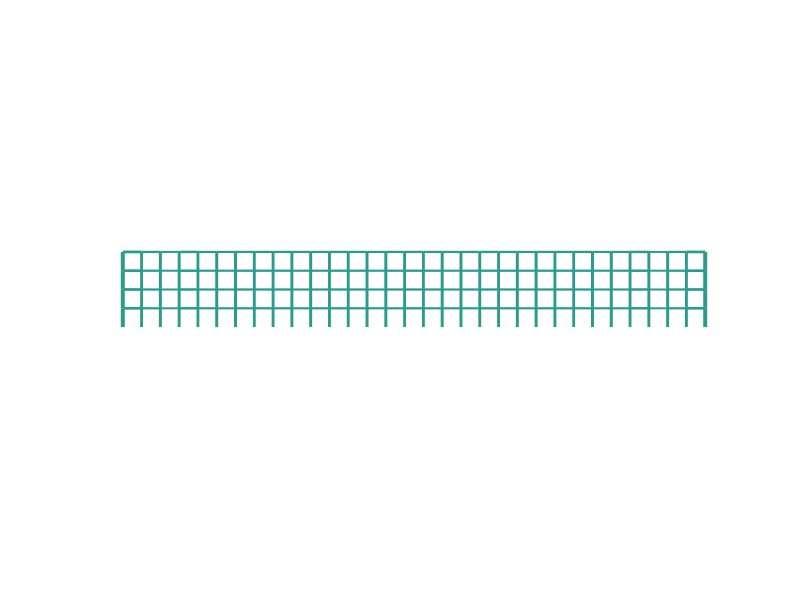

Recreate this plot in MATLAB.
% below data maybe b+b^dag need more check
x=[ -0.288063 -0.287986 -0.287987 -0.287938 -0.198321 -0.198268 -0.198032 -0.197763 -0.20483 -0.204836 -0.204903 -0.204795 -0.164254 -0.164074 -0.163871 -0.163814 -0.215809 -0.215954 -0.216243 -0.215969 -0.145562 -0.145485 -0.145252 -0.145181 -0.209845 -0.209961 -0.210198 -0.20993 -0.179454 -0.179268 -0.179177 -0.179144 -0.20366 -0.203559 -0.203332 -0.203327 -0.157317 -0.157075 -0.15743 -0.157577 -0.216804 -0.216583 -0.216241 -0.216328 -0.154992 -0.154833 -0.154854 -0.154858 -0.215251 -0.215416 -0.215718 -0.215432 -0.163977 -0.163895 -0.163503 -0.163385 -0.206879 -0.207118 -0.207416 -0.207121 -0.164386 -0.16421 -0.164196 -0.164224 -0.20772 -0.207564 -0.207236 -0.20729 -0.162401 -0.162128 -0.162516 -0.162642 -0.214887 -0.214703 -0.214353 -0.21445 -0.156142 -0.155988 -0.156004 -0.156025 -0.21554 -0.215728 -0.215995 -0.215742 -0.160114 -0.16004 -0.159666 -0.159569 -0.207694 -0.207926 -0.208213 -0.207922 -0.166922 -0.166731 -0.166705 -0.166717 -0.207167 -0.207047 -0.206721 -0.206781 -0.161201 -0.160941 -0.161322 -0.161458 -0.215316 -0.215131 -0.214768 -0.214876 -0.155824 -0.155667 -0.155691 -0.155715 -0.215497 -0.215682 -0.21595 -0.215693 -0.160775 -0.160696 -0.16032 -0.160216 -0.207648 -0.207889 -0.20818 -0.20789 -0.166176 -0.165991 -0.165967 -0.165985 -0.207381 -0.207258 -0.206933 -0.206989 -0.161448 -0.161184 -0.161556 -0.161692 -0.215326 -0.215143 -0.214796 -0.214884 -0.155703 -0.155546 -0.155563 -0.155586 -0.215558 -0.215749 -0.216028 -0.215761 -0.160468 -0.160395 -0.160014 -0.159906 -0.207485 -0.207714 -0.208013 -0.207721 -0.166812 -0.166638 -0.166614 -0.166629 -0.207605 -0.207458 -0.20716 -0.2072 -0.160479 -0.160219 -0.160586 -0.160721 -0.215524 -0.215346 -0.214996 -0.215086 -0.155958 -0.155801 -0.155821 -0.155845 -0.215146 -0.21533 -0.215619 -0.215343 -0.161549 -0.161484 -0.161094 -0.160992 -0.208002 -0.208219 -0.208561 -0.208237 -0.164199 -0.164021 -0.163995 -0.163994 -0.206994 -0.206844 -0.206507 -0.206577 -0.164157 -0.163897 -0.164289 -0.164445 -0.215567 -0.215366 -0.215049 -0.215109 -0.15423 -0.15409 -0.154088 -0.15412 -0.216888 -0.217084 -0.217428 -0.217121 -0.156937 -0.156862 -0.156487 -0.156359 -0.20394 -0.204117 -0.204332 -0.204091 -0.178979 -0.178803 -0.17887 -0.178957 -0.210271 -0.210136 -0.209946 -0.209919 -0.144943 -0.144753 -0.145 -0.145074 -0.216127 -0.215958 -0.21566 -0.215753 -0.164208 -0.164062 -0.164248 -0.164408 -0.205383 -0.205363 -0.205313 -0.205297 -0.196674 -0.196739 -0.196987 -0.197162 -0.288243 -0.28827 -0.288318 -0.288287];
Ly = 4;
Lx = 32;

minus_bond_color = [042, 157, 142]/256;
bond_with_scale = 10;
% Calculate the number of bonds
num_bonds = (Lx * Ly) + (Lx * Ly - Ly);

x2d_data = reshape(x, Ly, 2 * Lx -1);

% Reshape the data into vertical and horizontal bonds
horizontal_bonds = x2d_data(:,2:2:end);
vertical_bonds = x2d_data(:,1:2:end);

% Creating the lattice plot
figure;
hold on;

% Plotting vertical bonds
for i = 1:Lx
    for j = 1:Ly
        bond_value = vertical_bonds(j, i);
        line([i, i], [j-1, j],'color',minus_bond_color,'linewidth',-bond_value* bond_with_scale);  hold on;
        
    end
end

% Plotting horizontal bonds
for i = 1:Lx-1
    for j = 1:Ly
        bond_value = horizontal_bonds(j, i);
        line([i,i+1], [j, j],'color',minus_bond_color,'linewidth',-bond_value* bond_with_scale);  hold on;
    end
end

% Setting plot properties
axis equal;
xlim([0, Lx+1]);
ylim([0, Ly]);

axis off;
% axis tight;